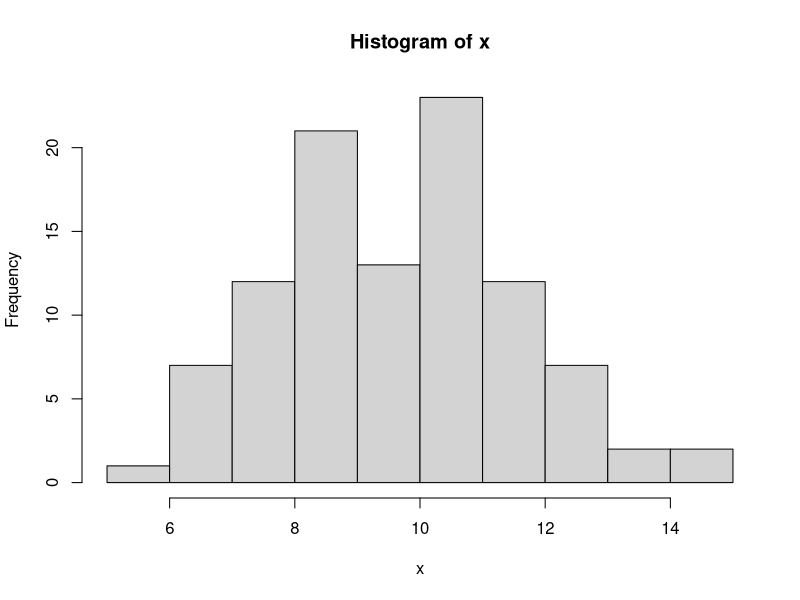

R code for this plot:
############################################
# Data Science Training
# Homework Assignment of Course 1 Session 1
# Solution
############################################

# Problem 1: Basic Statistical Programming -------------------
# consider the following vector of random numbers drawn from a 
# normal distribution with mean 10 and standard deviation 2
x <- rnorm(100, mean = 10, sd = 2)

# (a) plot a histogram of x using hist()
hist(x)

# (b) compute the sum, mean, median, standard deviation, minimum and maximum values and quantiles of this vector
sum(x)
mean(x)
median(x)
sd(x)
min(x)
max(x)
quantile(x)

# (c) manually compute the mean using sum() and length()
sum(x) / length(x)

# (d) check your computation of the mean, median, minimum, maximum, 2nd and 4th quartile against:
summary(x)

# (e) write a function that takes x as an input and returns the same output as summary(x)
my_summary <- function(x) c(`Min.` = min(x), `1st Qu.` = unname(quantile(x, 0.25)),
                            Median = median(x), Mean = mean(x), `3rd Qu.` = unname(quantile(x, 0.75)),
                            `Max.` = max(x))
my_summary(x)

# (f) This inserts 10 missing values at random into x.
x[sample.int(100L, 10L)] <- NA
x
?sample.int  # See the help page of this function, make sure you understand the code above

summary(x)  # see the output now

# (g) Modify your function in part (e) to also replicate this output
my_summary <- function(x) c(`Min.` = min(x, na.rm = TRUE), 
                            `1st Qu.` = unname(quantile(x, 0.25, na.rm = TRUE)),
                            Median = median(x, na.rm = TRUE), 
                            Mean = mean(x, na.rm = TRUE), 
                            `3rd Qu.` = unname(quantile(x, 0.75, na.rm = TRUE)),
                            `Max.` = max(x, na.rm = TRUE),
                            `NA's` = sum(is.na(x)))
my_summary(x)

# (h) Add an argument 'na.rm' to your function, and modify your function so that it can produce both outputs of (e) and (g) depending on na.rm = TRUE or FALSE
my_summary <- function(x, na.rm = FALSE) {
  if(na.rm) nas = c(`NA's` = sum(is.na(x)))
  c(`Min.` = min(x, na.rm = na.rm), 
    `1st Qu.` = unname(quantile(x, 0.25, na.rm = na.rm)),
    Median = median(x, na.rm = na.rm), 
    Mean = mean(x, na.rm = na.rm), 
    `3rd Qu.` = unname(quantile(x, 0.75, na.rm = na.rm)),
    `Max.` = max(x, na.rm = na.rm), if(na.rm) nas)
}

my_summary(rnorm(100, mean = 10, sd = 2))
my_summary(x, na.rm = TRUE)

# (i) Consider this dataset that comes with R
mtcars
View(mtcars)

# make sure you understand this code. Look up the individual functions i.e. ?t, ?sapply
summ <- t(sapply(mtcars, summary))
summ

# Examine 'summ'. What kind of object is it?, see the structure and class of it
str(summ)
class(summ)

# (j) apply your function to each column of the data in the same way as shown above. Do you get the same result?
t(sapply(mtcars, my_summary))
summ

all.equal(t(sapply(mtcars, my_summary)), summ)

# (k) using the matrix() and sample.int() functions, insert missing values into mtcars and repeat.
mat <- matrix(TRUE, nrow = nrow(mtcars), ncol = ncol(mtcars))
# Here setting 30 values to missing at random
mat[sample.int(length(mat), 30L)] <- FALSE
mat
mtcars[mat] <- NA

t(sapply(mtcars, summary, na.rm = TRUE))
t(sapply(mtcars, my_summary, na.rm = TRUE))


# Problem 2: Strings and Dates -----------------------------------
# consider the following vector of fiscal years
y <- 1999:2017
fy <- paste(y - 1L, substr(as.character(y), 3L, 4L), sep = "/")

# (a) make sure you understand how these fiscal year strings were generated by looking up the relevant functions, e.g. ?substr
?substr

# (b) wrap this code into a function called FY(), that can create sequences of fiscal years from arbitrary starting and ending calendar years 
FY <- function(start, end) {
  y <- start:end
  paste(y - 1L, substr(as.character(y), 3L, 4L), sep = "/")
}

FY(1999, 2017)
FY(2001, 2020)

# (c) now create a function FY_to_Date() that takes a vector of fiscal years and converts it to a vector of Dates corresponding to the last day (30th of June) of each fiscal year
FY_to_Date <- function(fy) as.Date(paste0(as.integer(substr(fy, 1L, 4L)) + 1L, "-06-30"))
FY_to_Date(fy)

# (d) generate a vector of fiscal years and apply your function to turn them into dates. 
dates <- FY_to_Date(FY(2001, 2020))

# (e) using substr(), get the month from these generated dates. 
as.integer(substr(dates, 6L, 7L))

# Problem 3: Basic Statistical Analysis using the Macro Data Portal --------------------------
# Open a browser and go to the Macro Data Portal Website: https://mepd.shinyapps.io/Macro-Data-Portal/
# The dataset shown is the total fiscal operations, Updated to October 2020
# Click on the 'Variables' tab, and examine the variables. This should look familiar to you from the GFS excel sheet.
# Look at the 'Class' column. Do you recognize the R type and in brackets behind the storage type of the variables?

# Now on your left where is says 'Select Variables', select all the time variables (Date-Month)
# and additionally the variables 'REV_TOT', 'REV_URA', 'REV_NON_URA', 'GRA_TOT'. Click 'Apply Selection'
# Go to the 'Summary' tab and briefly examine the statistics of the data.
# Now go to the plot window. What do you notice? Can you see the impact of COVID-19?
# On the top left you can click, on 'Joint' to see all series in one chart, then go back to 'Individual Series'. 
# We will look at this a bit more closely. Go back to the 'Table' tab and hit the 'Filter Data' checkbox.
# Click on the blue question mark and briefly comprehend the message. 
# Now you will only consider data since 2017. Type 'Year >= 2017' in the filter query box and hit 'Apply Filter'. 
# Go back to the 'Plot' tab. You should now only see data from 2017 in the plot. 
# To more clearly see the impact of COVID-19 on revenue, we will get rid of some seasonality in the plot. 
# On your left there is a checkbox called 'Transform Data'. Hit that checkbox. 
# In the field 'Data Transformations' scroll down until you find a filter called 'cubic spline trend (very soft)'.
# At the bottom hit the checkbox 'Add Transformed Variables' and click the 'Transform' button. 
# You should now see two lines in each chart, the original series in red and a smooth trend in green. 
# The trend can give you an idea of what the impact of COVID-19 on revenue could have been. 
# Now we will use this trend to seasonally adjust the data. Therefore click on 'cubic spline trend (very soft)'
# and remove it by hitting delete or backspace on your keyboard. Now scroll down all the way to the bottom of the
# list of filters and hit 'Seasonal adj. on cubic spline (very soft)'. 
# What this will do is subtract the smooth trend from the data, then regress the residuals on a series of monthly dummy
# variables, and add the residuals from the regression back to the smooth trend. 
# Examine this seasonally adjusted data: In which month was the greatest impact on URA revenue? (you may want to use the 'Table' tab to also look at the numbers.)

# Finally, we will aggregate this data to quarterly frequency and look at this again.
# To do this, first go back to the 'Table' tab. This data runs up to October 2020, which is part of the new quarter. 
# Let's remove this value by changing the filter query to 'Year >= 2017 & Date < "2020-10-01"'. 
# Now further down hit the 'Aggregate' checkbox. Select 'Year' and 'Quarter' (or alternatively 'FY' and 'QFY') as aggregator ID variables
# In the 'Aggregator Functions' box, remove the mean and select the sum. Then hit 'Aggregate'. 
# Go back to the 'Plot' window. In which Quarter of 2020 was the greatest revenue shortfall?. 

# Finally, you will download this data and open it in R. Go back to the 'Table' tab and at the bottom left of the page hit
# 'R' and then download. Your browser should then bring up a window where you can save of choose to open the file. 
# Click on 'Open with', and then search for 'Rstudio' as the program to open the file and hit OK. 
# Rstudio should now open and you will be requested to give a name to the dataset, the default being 'Overall Fiscal Operations'. 
# Change this to 'REV' and hit OK. You should now see the 'REV' dataset in your global environment, along with 
# a line of code printed in the console that imported your data. Click on 'REV' in the global environment to view the data in Rstudio.
# summarize the dat aby typing summary(REV) into the console.

# That's it, you survived the first session and homework assignment. We will be taking off from here and doing some analysis
# ourself in R after the next session. 



